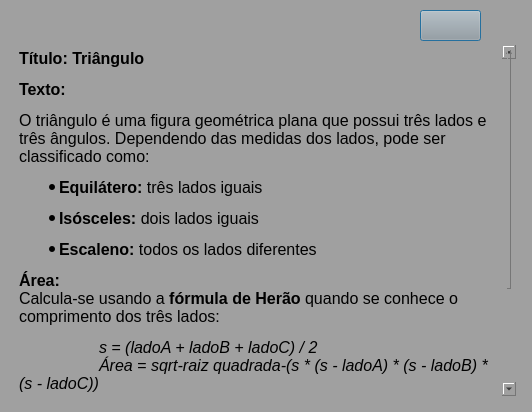
<?xml version="1.0" encoding="UTF-8"?>
<ui version="4.0">
 <class>Dialog</class>
 <widget class="QDialog" name="Dialog">
  <property name="geometry">
   <rect>
    <x>0</x>
    <y>0</y>
    <width>532</width>
    <height>412</height>
   </rect>
  </property>
  <property name="windowTitle">
   <string>Informações</string>
  </property>
  <property name="styleSheet">
   <string notr="true">background-color:rgb(160, 160, 160);
padding: 5px</string>
  </property>
  <widget class="QTextEdit" name="textEditTriangulo">
   <property name="geometry">
    <rect>
     <x>10</x>
     <y>40</y>
     <width>511</width>
     <height>361</height>
    </rect>
   </property>
   <property name="font">
    <font>
     <family>Segoe UI</family>
    </font>
   </property>
   <property name="cursor" stdset="0">
    <cursorShape>ArrowCursor</cursorShape>
   </property>
   <property name="styleSheet">
    <string notr="true">border: none</string>
   </property>
   <property name="readOnly">
    <bool>true</bool>
   </property>
   <property name="html">
    <string>&lt;!DOCTYPE HTML PUBLIC &quot;-//W3C//DTD HTML 4.0//EN&quot; &quot;http://www.w3.org/TR/REC-html40/strict.dtd&quot;&gt;
&lt;html&gt;&lt;head&gt;&lt;meta name=&quot;qrichtext&quot; content=&quot;1&quot; /&gt;&lt;style type=&quot;text/css&quot;&gt;
p, li { white-space: pre-wrap; }
&lt;/style&gt;&lt;/head&gt;&lt;body style=&quot; font-family:'Segoe UI'; font-size:8.25pt; font-weight:400; font-style:normal;&quot;&gt;
&lt;p style=&quot; margin-top:14px; margin-bottom:12px; margin-left:0px; margin-right:0px; -qt-block-indent:0; text-indent:0px;&quot;&gt;&lt;span style=&quot; font-size:12pt; font-weight:600;&quot;&gt;Título: Triângulo&lt;/span&gt;&lt;/p&gt;
&lt;p style=&quot; margin-top:12px; margin-bottom:12px; margin-left:0px; margin-right:0px; -qt-block-indent:0; text-indent:0px;&quot;&gt;&lt;span style=&quot; font-size:12pt; font-weight:600;&quot;&gt;Texto:&lt;/span&gt;&lt;/p&gt;
&lt;p style=&quot; margin-top:12px; margin-bottom:12px; margin-left:0px; margin-right:0px; -qt-block-indent:0; text-indent:0px;&quot;&gt;&lt;span style=&quot; font-size:12pt;&quot;&gt;O triângulo é uma figura geométrica plana que possui três lados e três ângulos. Dependendo das medidas dos lados, pode ser classificado como:&lt;/span&gt;&lt;/p&gt;
&lt;ul style=&quot;margin-top: 0px; margin-bottom: 0px; margin-left: 0px; margin-right: 0px; -qt-list-indent: 1;&quot;&gt;&lt;li style=&quot; font-size:12pt;&quot; style=&quot; margin-top:12px; margin-bottom:12px; margin-left:0px; margin-right:0px; -qt-block-indent:0; text-indent:0px;&quot;&gt;&lt;span style=&quot; font-weight:600;&quot;&gt;Equilátero:&lt;/span&gt; três lados iguais&lt;/li&gt;
&lt;li style=&quot; font-size:12pt;&quot; style=&quot; margin-top:12px; margin-bottom:12px; margin-left:0px; margin-right:0px; -qt-block-indent:0; text-indent:0px;&quot;&gt;&lt;span style=&quot; font-weight:600;&quot;&gt;Isósceles:&lt;/span&gt; dois lados iguais&lt;/li&gt;
&lt;li style=&quot; font-size:12pt;&quot; style=&quot; margin-top:12px; margin-bottom:12px; margin-left:0px; margin-right:0px; -qt-block-indent:0; text-indent:0px;&quot;&gt;&lt;span style=&quot; font-weight:600;&quot;&gt;Escaleno:&lt;/span&gt; todos os lados diferentes&lt;/li&gt;&lt;/ul&gt;
&lt;p style=&quot; margin-top:12px; margin-bottom:12px; margin-left:0px; margin-right:0px; -qt-block-indent:0; text-indent:0px;&quot;&gt;&lt;span style=&quot; font-size:12pt; font-weight:600;&quot;&gt;Área:&lt;/span&gt;&lt;span style=&quot; font-size:12pt;&quot;&gt;&lt;br /&gt;Calcula-se usando a &lt;/span&gt;&lt;span style=&quot; font-size:12pt; font-weight:600;&quot;&gt;fórmula de Herão&lt;/span&gt;&lt;span style=&quot; font-size:12pt;&quot;&gt; quando se conhece o comprimento dos três lados:&lt;/span&gt;&lt;/p&gt;
&lt;p style=&quot; margin-top:12px; margin-bottom:0px; margin-left:0px; margin-right:0px; -qt-block-indent:0; text-indent:0px;&quot;&gt;&lt;a name=&quot;code-block-viewer&quot;&gt;&lt;/a&gt;&lt;span style=&quot; font-family:'Courier New'; font-size:12pt;&quot;&gt;	&lt;/span&gt;&lt;a name=&quot;code-block-viewer&quot;&gt;&lt;/a&gt;&lt;span style=&quot; font-family:'Courier New'; font-size:12pt; font-style:italic;&quot;&gt;s&lt;/span&gt;&lt;span style=&quot; font-family:'Courier New'; font-size:12pt; font-style:italic;&quot;&gt; = (ladoA + ladoB + ladoC) / 2&lt;br /&gt;	Área = sqrt-raiz quadrada-(s * (s - ladoA) * (s - ladoB) * (s - ladoC))&lt;/span&gt;&lt;/p&gt;
&lt;p style=&quot; margin-top:12px; margin-bottom:12px; margin-left:0px; margin-right:0px; -qt-block-indent:0; text-indent:0px;&quot;&gt;&lt;span style=&quot; font-size:12pt; font-weight:600;&quot;&gt;Perímetro:&lt;/span&gt;&lt;span style=&quot; font-size:12pt;&quot;&gt;&lt;br /&gt;É a soma de todos os lados do triângulo:&lt;/span&gt;&lt;/p&gt;
&lt;p style=&quot; margin-top:12px; margin-bottom:0px; margin-left:0px; margin-right:0px; -qt-block-indent:0; text-indent:0px;&quot;&gt;&lt;a name=&quot;code-block-viewer&quot;&gt;&lt;/a&gt;&lt;span style=&quot; font-family:'Courier New'; font-size:12pt;&quot;&gt;	&lt;/span&gt;&lt;a name=&quot;code-block-viewer&quot;&gt;&lt;/a&gt;&lt;span style=&quot; font-family:'Courier New'; font-size:12pt; font-style:italic;&quot;&gt;P&lt;/span&gt;&lt;span style=&quot; font-family:'Courier New'; font-size:12pt; font-style:italic;&quot;&gt;erímetro = ladoA + ladoB + ladoC&lt;/span&gt;&lt;/p&gt;
&lt;p style=&quot; margin-top:12px; margin-bottom:12px; margin-left:0px; margin-right:0px; -qt-block-indent:0; text-indent:0px;&quot;&gt;&lt;span style=&quot; font-size:12pt;&quot;&gt;O triângulo é fundamental em geometria, aparece frequentemente em cálculos de área, construção, engenharia e problemas de álgebra.&lt;/span&gt;&lt;/p&gt;&lt;/body&gt;&lt;/html&gt;</string>
   </property>
  </widget>
  <widget class="QPushButton" name="btnControlarScroll">
   <property name="geometry">
    <rect>
     <x>420</x>
     <y>10</y>
     <width>61</width>
     <height>31</height>
    </rect>
   </property>
   <property name="cursor">
    <cursorShape>PointingHandCursor</cursorShape>
   </property>
   <property name="text">
    <string/>
   </property>
  </widget>
 </widget>
 <resources/>
 <connections/>
</ui>
